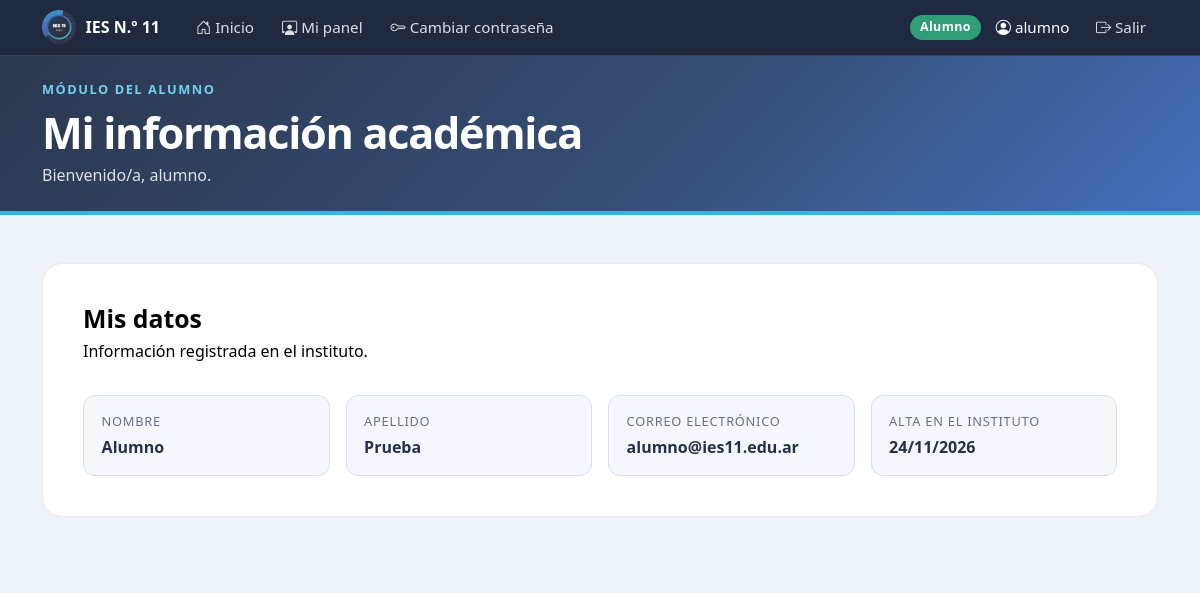
The app's page /roles/alumno.php (signed in) with its own data.
### tables this page shows
CREATE TABLE `alumnos` (
  `id` int(10) UNSIGNED NOT NULL,
  `usuario_id` int(11) DEFAULT NULL,
  `nombre` varchar(60) NOT NULL,
  `apellido` varchar(60) NOT NULL,
  `email` varchar(100) NOT NULL,
  `fecha_registro` timestamp NOT NULL DEFAULT current_timestamp()
);

### includes/verificar_sesion.php (called while the page is built, shortened)
<?php
function esc($valor): string
{
    return htmlspecialchars(
        (string) $valor,
        ENT_QUOTES,
        "UTF-8"
    );
}

### roles/alumno.php (the view, shortened to what this page needs)
<?php
require_once __DIR__ . "/../includes/verificar_rol.php";
$usuarioId = (int) ($_SESSION["usuario_id"] ?? 0);
$consulta = $conexion->prepare(
    "SELECT id, nombre, apellido, email, fecha_registro
     FROM alumnos
     WHERE usuario_id = :usuario_id
     LIMIT 1"
);
$consulta->bindValue(
    ":usuario_id",
    $usuarioId,
    PDO::PARAM_INT
);
$consulta->execute();
$registroAlumno = $consulta->fetch();
?>
<!DOCTYPE html>
<html lang="es">
<head>
    <link
        href="https://cdn.jsdelivr.net/npm/bootstrap@5.3.3/dist/css/bootstrap.min.css"
        rel="stylesheet"
    >
    <link
        href="https://cdn.jsdelivr.net/npm/bootstrap-icons@1.11.3/font/bootstrap-icons.css"
        rel="stylesheet"
    >
    <link rel="stylesheet" href="../assets/css/estilos.css">
</head>
<body>
    <?php require __DIR__ . "/../includes/navbar.php"; ?>
    <header class="encabezado">
        <div class="container py-4">
            <p class="etiqueta mb-2">Módulo del Alumno</p>
            <h1 class="mb-1">Mi información académica</h1>
            <p class="mb-0">
                Bienvenido/a, <?= esc($_SESSION["usuario"]) ?>.
            </p>
        </div>
    </header>
    <main class="container py-5">
        <section class="tarjeta-principal">
            <div class="cabecera-listado">
                <div>
                    <h2>Mis datos</h2>
                    <p>Información registrada en el instituto.</p>
                </div>
            </div>
            <?php if ($registroAlumno): ?>
                <div class="datos-cuenta">
                    <div>
                        <span>Nombre</span>
                        <strong><?= esc($registroAlumno["nombre"]) ?></strong>
                    </div>
                    <div>
                        <span>Apellido</span>
                        <strong><?= esc($registroAlumno["apellido"]) ?></strong>
                    </div>
                    <div>
                        <span>Correo electrónico</span>
                        <strong><?= esc($registroAlumno["email"]) ?></strong>
                    </div>
                    <div>
                        <span>Alta en el instituto</span>
                        <strong>
                            <?= esc(date("d/m/Y", strtotime($registroAlumno["fecha_registro"]))) ?>
                        </strong>
                    </div>
                </div>
            <?php endif; ?>
        </section>
    </main>
</body>
</html>

### assets/css/estilos.css (style rules this page uses)
:root { --azul-institucional: #456fbb; --azul-profundo: #2c374e; --azul-medio: #438fca; --celeste-acento: #36b5df; --gris-azulado: #edf3f8; --blanco-suave: #f9fbfd; --texto-principal: #253047; --texto-secundario: #657086; --borde-suave: #d6dfeb; --blanco: #ffffff; }
* { box-sizing: border-box; }
body { min-height: 100vh; margin: 0; color: var(--gris-texto); background: linear-gradient( 135deg, #f8f3ec 0%, #eee5dc 100% ); font-family: "Segoe UI", Arial, sans-serif; }
.encabezado { color: var(--blanco); background: linear-gradient( 120deg, var(--bordo-oscuro), var(--bordo), var(--azul-medio) ); border-bottom: 5px solid #d7b27c; }
.encabezado h1 { font-size: clamp(1.8rem, 4vw, 2.7rem); font-weight: 700; letter-spacing: -0.03em; }
.encabezado p { color: rgba(255, 255, 255, 0.82); }
.encabezado .etiqueta { color: #f1d4a9; font-size: 0.8rem; font-weight: 700; letter-spacing: 0.13em; text-transform: uppercase; }
.tarjeta-principal, .tarjeta-formulario { width: 100%; padding: clamp(1.3rem, 4vw, 2.5rem); background: var(--blanco); border: 1px solid rgba(111, 29, 59, 0.1); border-radius: 20px; box-shadow: var(--sombra); }
.cabecera-listado { display: flex; align-items: center; justify-content: space-between; gap: 1.5rem; margin-bottom: 2rem; }
.cabecera-listado h2, .titulo-formulario h2 { margin-bottom: 0.35rem; color: var(--bordo-oscuro); font-size: 1.55rem; font-weight: 700; }
.cabecera-listado p, .titulo-formulario p { margin: 0; color: var(--gris-suave); }
body:not(.pagina-acceso) { background-color: #edf3f8; }
body > header { color: #ffffff; background: linear-gradient( 135deg, #2c374e 0%, #354d75 55%, #456fbb 100% ); border-bottom: 4px solid #36b5df; }
body > header h1, body > header h2, body > header p { color: #ffffff; text-shadow: none; }
main { background-color: transparent; }
.encabezado { color: #ffffff !important; background: linear-gradient( 135deg, #2c374e 0%, #354d75 55%, #456fbb 100% ) !important; border-bottom: 4px solid #36b5df !important; }
.encabezado .etiqueta { color: #72d1f0 !important; }
.encabezado h1 { color: #ffffff !important; text-shadow: none !important; }
.encabezado p { color: rgba(255, 255, 255, 0.85) !important; }
.encabezado .etiqueta { font-weight: 700; letter-spacing: 0.12em; text-transform: uppercase; }
body:not(.pagina-acceso), body:not(.pagina-acceso) main { background-color: #edf3f8 !important; }
html, body:not(.pagina-acceso) { background: #edf3f8 !important; }
.datos-cuenta { display: grid; grid-template-columns: repeat(auto-fit, minmax(220px, 1fr)); gap: 1rem; }
.datos-cuenta > div { padding: 1rem 1.1rem; background: #f4f8fc; border: 1px solid #d6dfeb; border-radius: 12px; }
.datos-cuenta span { display: block; margin-bottom: 0.25rem; color: #657086; font-size: 0.8rem; text-transform: uppercase; letter-spacing: 0.06em; }
.datos-cuenta strong { color: #253047; word-break: break-word; }

### records on screen
alumnos: nombre "Alumno", apellido "Prueba", email "alumno@ies11.edu.ar", fecha_registro "24/11/2026"

### other values on screen
$rolActual "Alumno"
$_SESSION["usuario"] "alumno"
